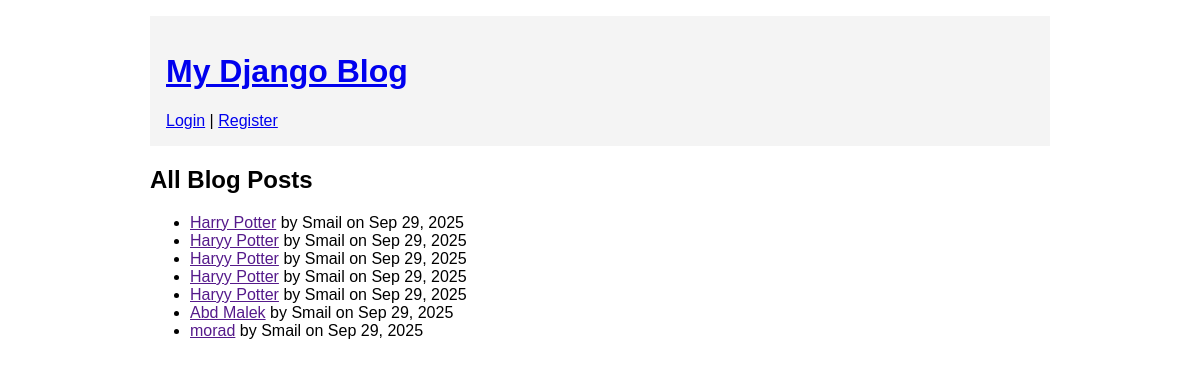
The page / on the database its author committed.
### blog/models.py (models this page shows, shortened)
class Post(models.Model):
    title = models.CharField(max_length=200)
    content = models.TextField()
    published_date = models.DateTimeField(auto_now_add=True)
    author = models.ForeignKey(User, on_delete=models.CASCADE, related_name='posts')
    tags = TaggableManager()
    class Meta:
        ordering = ['-published_date']

### blog/views.py (the view)
# urls.py: path('', views.post_list, name='post_list'),
def post_list(request):
    posts = Post.objects.all()
    return render(request, 'blog/post_list.html', {'posts': posts})

### blog/templates/blog/post_list.html (shortened to what this page needs)
{% extends 'blog/base.html' %}
{% block content %}
  <h2>All Blog Posts</h2>
  <ul>
    {% for post in posts %}
      <li>
        <a href="{{ post.get_absolute_url }}">{{ post.title }}</a>
        by {{ post.author }} on {{ post.published_date|date:"M d, Y" }}
      </li>
    {% empty %}
      <li>No posts yet.</li>
    {% endfor %}
  </ul>
{% endblock %}

### blog/static/blog/css/style.css (style rules this page uses)
body { font-family: Arial, sans-serif; max-width: 900px; margin: 0 auto; padding: 1rem; }

### rows shown on the page
Post: title "Harry Potter", author "Smail", published_date "Sep 29, 2025"
Post: title "Haryy Potter", author "Smail", published_date "Sep 29, 2025"
Post: title "Haryy Potter", author "Smail", published_date "Sep 29, 2025"
Post: title "Haryy Potter", author "Smail", published_date "Sep 29, 2025"
Post: title "Haryy Potter", author "Smail", published_date "Sep 29, 2025"
Post: title "Abd Malek", author "Smail", published_date "Sep 29, 2025"
Post: title "morad", author "Smail", published_date "Sep 29, 2025"
